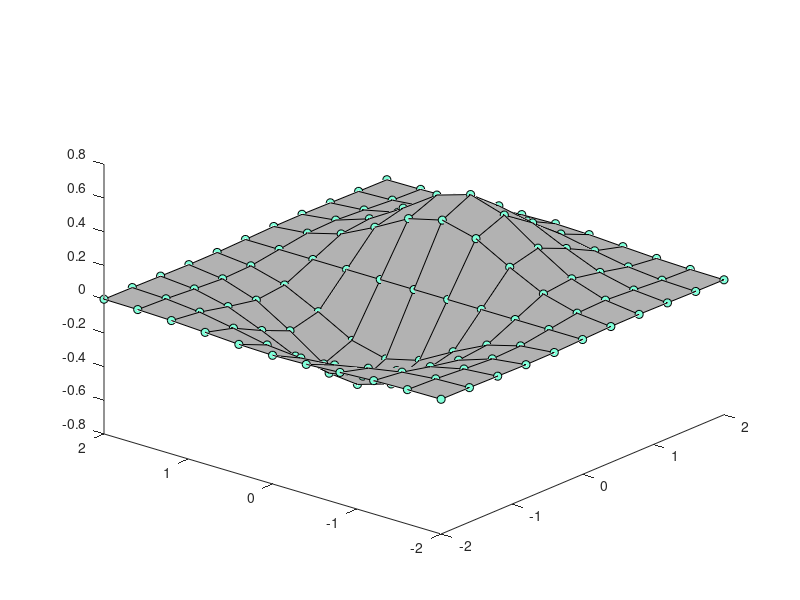

MATLAB code to generate this figure:
% Beispiel (m_objek1.m) zur Erzeugung von graphischen
% Objekten

%--------- 3D-Funktion
[x,y] = meshgrid([-2:0.4:2]);
Z = x.*exp(-x.^2 -y.^2);

%--------- Erzeugung eines neuen Bildes 
fh = figure('Position',[350,275,400,300],'Color',[0.8, 0.8, 0.8]);

pause;
%--------- Axes-Kind
ah = axes('Color',[0.6, 0.6, 0.6],'XTick',[-2,-1,0,1,2],...
   'YTick',[-2,-1,0,1,2]);

pause;
%--------- Surface-Kind
sh = surface('XData',x,'YData',y,'ZData',Z,...       
   'FaceColor', get(ah,'Color')+.1,...
   'EdgeColor','k','Marker','o',...
   'MarkerFaceColor',[0.5 1 0.85]);

pause;
%--------- Ausrichtung der Betrachtung
view([-50, 30]);
